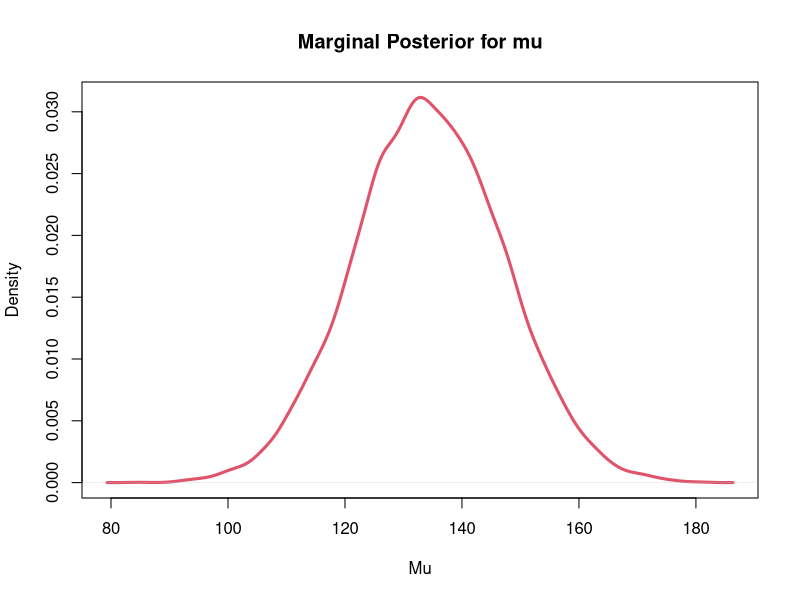

This figure's R source:
#Ryan Gallagher
#Bayesian HW 2
#Exercise 3.4

# Prior is NoGa(130, 1/3, 4, 1000) on (mu, tau)
mu_0 = 130
k = 1/3
c=4
d=1000

#(a)
#From the notes, we know that tau~Ga(4,1000)
#                   and mu|tau ~ N(130, tau*1/3)

tau3.4 = rgamma(1, c, d)

#From my derivation, we have (mu|tau, y) ~ N(134.4963, 3/(1213*tau))
#So,
sigma3.4 = 1/sqrt(tau3.4)
margPostmu = rnorm(10000, 134.4963, sigma3.4)
plot(density(margPostmu), main="Marginal Posterior for mu", xlab='Mu', col=2, lwd=3)

#(b)
LL = (132.5 - 134.4963) / sqrt(3 / (1213*tau3.4)) #Standardize
pnorm(LL) #Get probability
UL = (135.5 - 134.4963) / sqrt(3 / (1213*tau3.4)) #Standardize
pnorm(UL)# Get probability 
pnorm(UL) - pnorm(LL) #Prob of upper - prob of lower


